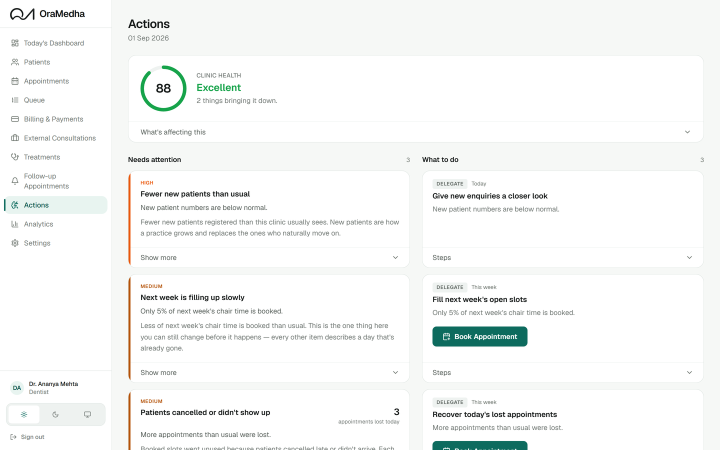
#> input picture assets/images/business-brain.png, 1440 x 900 px (shown at 1/2 size)
$ python trace-logo.py ../assets/images/business-brain.png 100 1.0 1.0 ../assets/images/dentist-analytics.png
#> lines starting #> are read from the running program, lines starting #| are printed output that depends on the picture; after the words box and inside, x2 and y2 are one past the last pixel; in counts of white or black regions, pixels touching at a corner belong together
"""
Trace a black-and-white logo bitmap into smooth SVG paths.

Marching squares with sub-pixel interpolation over an antialiased downsample,
then Ramer-Douglas-Peucker simplification, then Catmull-Rom -> cubic Bezier
smoothing with corner preservation. Pure Python + Pillow (no numpy here).
"""

import math
import sys
from PIL import Image

SRC = sys.argv[1]
TRACE_WIDTH = int(sys.argv[2]) if len(sys.argv) > 2 else 720
RDP_EPS = float(sys.argv[3]) if len(sys.argv) > 3 else 0.6
CORNER_DEG = float(sys.argv[4]) if len(sys.argv) > 4 else 48.0
OUT_WIDTH = 128.0

# ── Load, crop to content, downsample with antialiasing ──────────────────────
im = Image.open(SRC).convert("L")
mask = im.point(lambda p: 255 if p > 128 else 0)
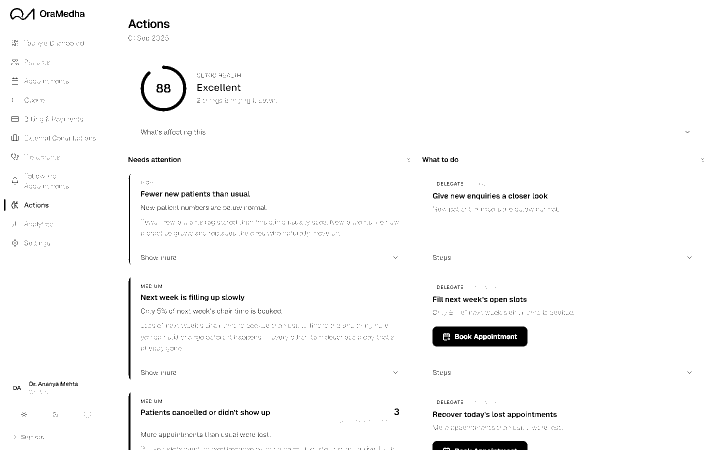
#> mask: PIL image 1440x900 L (shown at 1/2 size); 97.9% white; 2529 black regions (2317 under 20 px), largest, box (x1, y1, x2, y2) and area: (865, 653, 1055, 693) 6662, (865, 882, 1055, 900) 3219, (281, 131, 373, 223) 1496
bbox = mask.getbbox()
#> bbox = (0, 0, 1440, 900)
im = im.crop(bbox)

w0, h0 = im.size
#> w0 = 1440; h0 = 900
scale = TRACE_WIDTH / w0
#> scale = 0.0694
tw, th = TRACE_WIDTH, max(1, int(round(h0 * scale)))
#> tw = 100; th = 62
im = im.resize((tw, th), Image.LANCZOS)
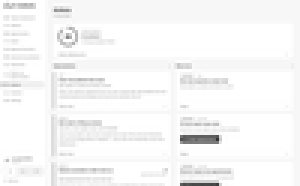
#> im: PIL image 100x62 L (shown 3 times larger); min 54, max 255, mean 246.8

px = im.load()
# Pad by one transparent cell all round so contours touching the edge close.
W, H = tw + 2, th + 2
#> W = 102; H = 64


def val(x, y):
    if x <= 0 or y <= 0 or x > tw or y > th:
        return 0.0
    return px[x - 1, y - 1] / 255.0


LEVEL = 0.5


def interp(p, q, vp, vq):
    """Sub-pixel crossing of LEVEL between two corners."""
    d = vq - vp
    t = 0.5 if abs(d) < 1e-12 else (LEVEL - vp) / d
    t = max(0.0, min(1.0, t))
    return (p[0] + (q[0] - p[0]) * t, p[1] + (q[1] - p[1]) * t)


# ── Marching squares ─────────────────────────────────────────────────────────
segs = []
for y in range(H - 1):
    for x in range(W - 1):
        tl, tr = (x, y), (x + 1, y)
        bl, br = (x, y + 1), (x + 1, y + 1)
        a, b = val(*tl), val(*tr)
        c, d = val(*br), val(*bl)
        idx = (1 if a > LEVEL else 0) | (2 if b > LEVEL else 0) \
            | (4 if c > LEVEL else 0) | (8 if d > LEVEL else 0)
        if idx in (0, 15):
            continue
        top = interp(tl, tr, a, b)
        right = interp(tr, br, b, c)
        bottom = interp(br, bl, c, d)
        left = interp(bl, tl, d, a)

        # Segments oriented so the filled side is on the left.
        if idx == 1:   segs.append((left, top))
        elif idx == 2: segs.append((top, right))
        elif idx == 3: segs.append((left, right))
        elif idx == 4: segs.append((right, bottom))
        elif idx == 5:
            if (a + b + c + d) / 4 > LEVEL:
                segs.append((left, top)); segs.append((right, bottom))
            else:
                segs.append((left, bottom)); segs.append((right, top))
        elif idx == 6: segs.append((top, bottom))
        elif idx == 7: segs.append((left, bottom))
        elif idx == 8: segs.append((bottom, left))
        elif idx == 9: segs.append((bottom, top))
        elif idx == 10:
            if (a + b + c + d) / 4 > LEVEL:
                segs.append((bottom, right)); segs.append((top, left))
            else:
                segs.append((bottom, left)); segs.append((top, right))
        elif idx == 11: segs.append((bottom, right))
        elif idx == 12: segs.append((right, left))
        elif idx == 13: segs.append((right, top))
        elif idx == 14: segs.append((top, left))
#> this loop made 63 passes

# ── Link segments into closed contours ───────────────────────────────────────
def key(p):
    return (round(p[0], 4), round(p[1], 4))


adj = {}
for s, e in segs:
    adj.setdefault(key(s), []).append((key(e), e))

contours = []
used = set()
for start_k in list(adj.keys()):
    if start_k in used:
        continue
    if not adj.get(start_k):
        continue
    path = [start_k]
    used.add(start_k)
    cur = start_k
    while True:
        nxts = adj.get(cur)
        if not nxts:
            break
        nk, npt = nxts.pop(0)
        if nk == start_k:
            break
        if nk in used:
            break
        used.add(nk)
        path.append(nk)
        cur = nk
    if len(path) > 8:
        contours.append([(p[0], p[1]) for p in path])
#> this loop made 358 passes
#> start_k on passes 1 to 3: (1, 0.5), (2, 0.5), (3, 0.52)

# ── Ramer-Douglas-Peucker ────────────────────────────────────────────────────
def rdp(pts, eps):
    if len(pts) < 3:
        return pts
    dmax, index = 0.0, 0
    a, b = pts[0], pts[-1]
    dx, dy = b[0] - a[0], b[1] - a[1]
    norm = math.hypot(dx, dy)
    for i in range(1, len(pts) - 1):
        p = pts[i]
        if norm < 1e-12:
            d = math.hypot(p[0] - a[0], p[1] - a[1])
        else:
            d = abs(dy * p[0] - dx * p[1] + b[0] * a[1] - b[1] * a[0]) / norm
        if d > dmax:
            dmax, index = d, i
    if dmax > eps:
        return rdp(pts[:index + 1], eps)[:-1] + rdp(pts[index:], eps)
    return [a, b]


sys.setrecursionlimit(100000)

simplified = []
for c in contours:
    # RDP on a closed ring: rotate so the split point is stable, keep it closed.
    s = rdp(c + [c[0]], RDP_EPS)
    if s[0] == s[-1]:
        s = s[:-1]
    if len(s) >= 3:
        simplified.append(s)
#> this loop made 2 passes

# Keep meaningful contours only (drop antialiasing specks).
def area(pts):
    a = 0.0
    for i in range(len(pts)):
        x1, y1 = pts[i]
        x2, y2 = pts[(i + 1) % len(pts)]
        a += x1 * y2 - x2 * y1
    return abs(a) / 2


simplified = [c for c in simplified if area(c) > (tw * th) * 0.0004]
simplified.sort(key=area, reverse=True)

# ── Normalise into the output box ────────────────────────────────────────────
xs = [p[0] for c in simplified for p in c]
ys = [p[1] for c in simplified for p in c]
minx, maxx, miny, maxy = min(xs), max(xs), min(ys), max(ys)
k = OUT_WIDTH / (maxx - minx)
out_h = (maxy - miny) * k


def to_out(p):
    return ((p[0] - minx) * k, (p[1] - miny) * k)


# ── Catmull-Rom -> cubic Bezier, with corner preservation ────────────────────
CORNER_COS = math.cos(math.radians(180.0 - CORNER_DEG))


def fmt(v):
    s = f"{v:.2f}".rstrip("0").rstrip(".")
    return s if s not in ("-0", "") else "0"


def smooth_path(pts):
    n = len(pts)
    P = [to_out(p) for p in pts]

    # A vertex is a corner when the polyline turns hard through it; its tangent
    # is zeroed so the curve keeps the crease (the arrowhead needs this).
    tang = []
    for i in range(n):
        prev, cur, nxt = P[(i - 1) % n], P[i], P[(i + 1) % n]
        v1 = (cur[0] - prev[0], cur[1] - prev[1])
        v2 = (nxt[0] - cur[0], nxt[1] - cur[1])
        l1, l2 = math.hypot(*v1), math.hypot(*v2)
        if l1 < 1e-9 or l2 < 1e-9:
            tang.append((0.0, 0.0))
            continue
        cosang = (v1[0] * v2[0] + v1[1] * v2[1]) / (l1 * l2)
        if cosang < CORNER_COS:
            tang.append((0.0, 0.0))
        else:
            tang.append(((nxt[0] - prev[0]) * 0.5, (nxt[1] - prev[1]) * 0.5))

    d = [f"M{fmt(P[0][0])} {fmt(P[0][1])}"]
    for i in range(n):
        j = (i + 1) % n
        p0, p1 = P[i], P[j]
        t0, t1 = tang[i], tang[j]
        c1 = (p0[0] + t0[0] / 3.0, p0[1] + t0[1] / 3.0)
        c2 = (p1[0] - t1[0] / 3.0, p1[1] - t1[1] / 3.0)
        d.append(
            f"C{fmt(c1[0])} {fmt(c1[1])} {fmt(c2[0])} {fmt(c2[1])} "
            f"{fmt(p1[0])} {fmt(p1[1])}"
        )
    d.append("Z")
    return "".join(d)


paths = [smooth_path(c) for c in simplified]
full = "".join(paths)

print(f"contours: {len(simplified)}")
#| contours: 2
print(f"points:   {sum(len(c) for c in simplified)}")
#| points:   8
print(f"viewBox:  0 0 {OUT_WIDTH:.0f} {out_h:.2f}")
#| viewBox:  0 0 128 79.77
print(f"bytes:    {len(full)}")
#| bytes:    298

with open(sys.argv[5] if len(sys.argv) > 5 else "traced.txt", "w") as f:
    f.write(f"VIEWBOX 0 0 {OUT_WIDTH:.0f} {out_h:.2f}\n")
    f.write(full)

$ run again, on assets/images/dentist-appointments.png
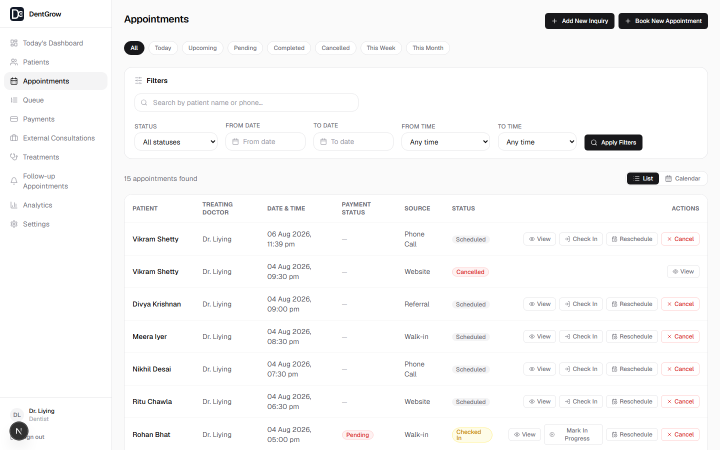
#> input picture assets/images/dentist-appointments.png, 1440 x 900 px (shown at 1/2 size)
#> `mask = im.point(lambda p: 255 if p > 128 else 0)`:
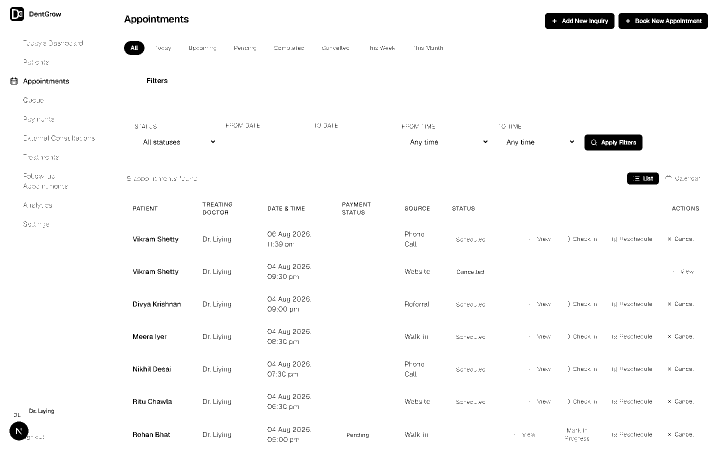
#> mask: PIL image 1440x900 L (shown at 1/2 size); 97.7% white; 1984 black regions (1765 under 20 px), largest, box (x1, y1, x2, y2) and area: (1237, 26, 1416, 58) 5018, (1090, 26, 1229, 58) 3959, (1169, 269, 1285, 301) 3287
#> bbox = (0, 0, 1440, 900)
#> `im = im.resize((tw, th), Image.LANCZOS)`:
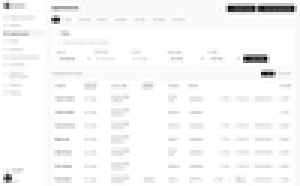
#> im: PIL image 100x62 L (shown 3 times larger); min 4, max 255, mean 247
#> the loop `for y in range(H - 1):` made 63 passes
#> the loop `for start_k in list(adj.keys()):` made 434 passes
#> start_k on passes 1 to 3: (1, 0.5), (2, 0.514), (3, 0.562)
#> the loop `for c in contours:` made 7 passes
#| contours: 4
#| points:   16
#| viewBox:  0 0 128 79.76
#| bytes:    612

$ run again, on assets/images/dentist-dashboard.png
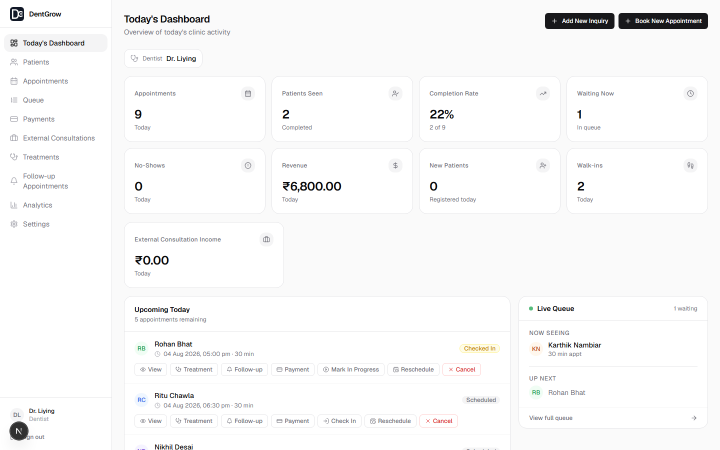
#> input picture assets/images/dentist-dashboard.png, 1440 x 900 px (shown at 1/2 size)
#> `mask = im.point(lambda p: 255 if p > 128 else 0)`:
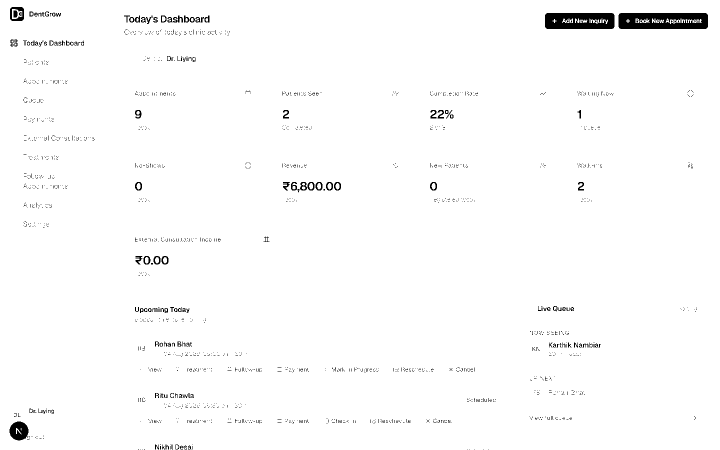
#> mask: PIL image 1440x900 L (shown at 1/2 size); 98.3% white; 1659 black regions (1530 under 20 px), largest, box (x1, y1, x2, y2) and area: (1237, 26, 1416, 58) 5018, (1090, 26, 1229, 58) 3959, (19, 843, 57, 881) 1073
#> bbox = (0, 0, 1440, 900)
#> `im = im.resize((tw, th), Image.LANCZOS)`:
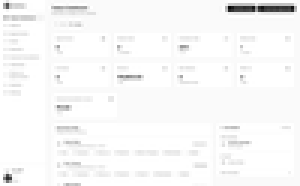
#> im: PIL image 100x62 L (shown 3 times larger); min 8, max 255, mean 248
#> the loop `for y in range(H - 1):` made 63 passes
#> the loop `for start_k in list(adj.keys()):` made 392 passes
#> start_k on passes 1 to 3: (1, 0.5), (2, 0.514), (3, 0.562)
#> the loop `for c in contours:` made 4 passes
#| contours: 3
#| points:   12
#| viewBox:  0 0 128 79.76
#| bytes:    444

$ run again, on assets/images/dentist-external-consultations.png
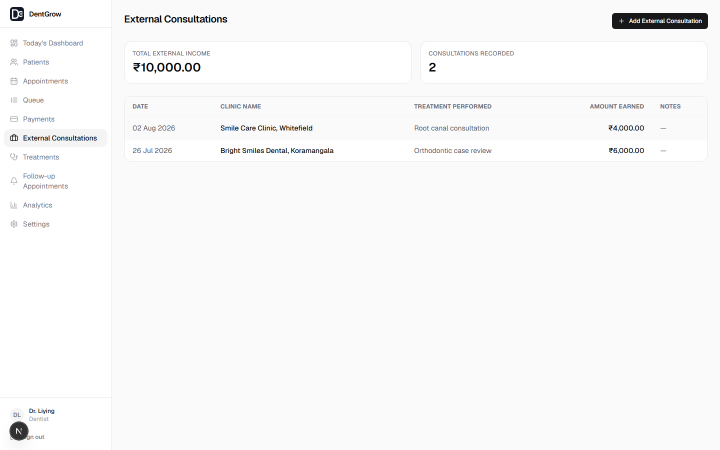
#> input picture assets/images/dentist-external-consultations.png, 1440 x 900 px (shown at 1/2 size)
#> `mask = im.point(lambda p: 255 if p > 128 else 0)`:
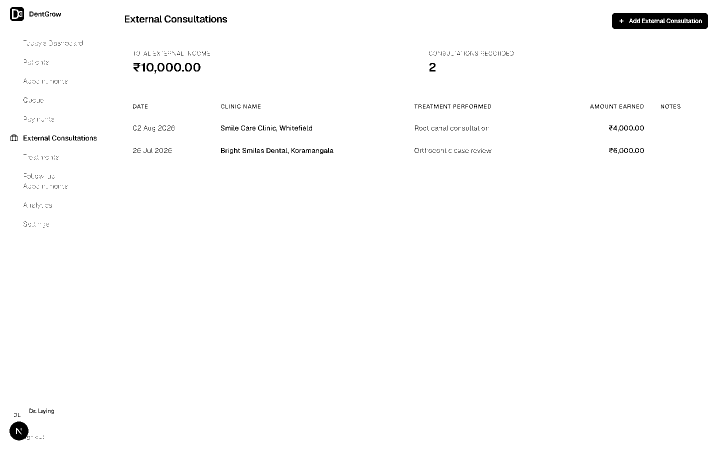
#> mask: PIL image 1440x900 L (shown at 1/2 size); 98.8% white; 731 black regions (569 under 20 px), largest, box (x1, y1, x2, y2) and area: (1224, 26, 1416, 58) 5409, (19, 843, 57, 881) 1073, (20, 14, 48, 42) 451
#> bbox = (0, 0, 1440, 900)
#> `im = im.resize((tw, th), Image.LANCZOS)`:
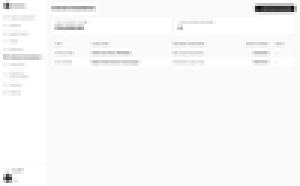
#> im: PIL image 100x62 L (shown 3 times larger); min 16, max 255, mean 248
#> the loop `for y in range(H - 1):` made 63 passes
#> the loop `for start_k in list(adj.keys()):` made 372 passes
#> start_k on passes 1 to 3: (1, 0.5), (2, 0.514), (3, 0.562)
#> the loop `for c in contours:` made 3 passes
#| contours: 2
#| points:   8
#| viewBox:  0 0 128 79.76
#| bytes:    297
